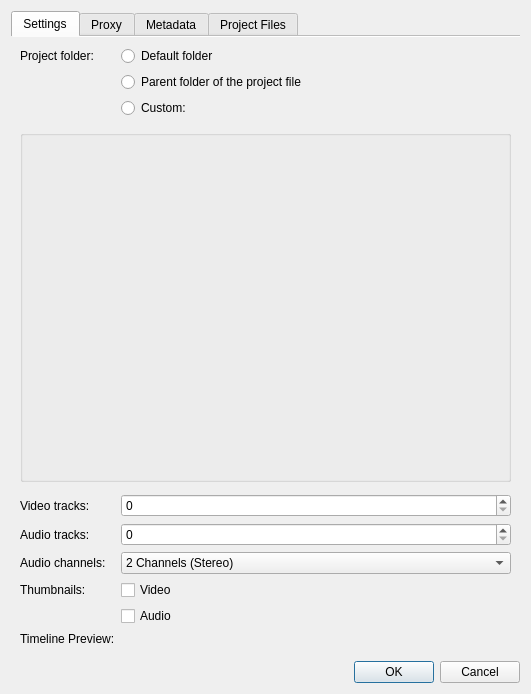
<?xml version="1.0" encoding="UTF-8"?>
<ui version="4.0">
 <author>
SPDX-FileCopyrightText: none
SPDX-License-Identifier: GPL-3.0-or-later
 </author>
 <class>ProjectSettings_UI</class>
 <widget class="QDialog" name="ProjectSettings_UI">
  <property name="windowTitle">
   <string>Project Settings</string>
  </property>
  <layout class="QGridLayout" name="gridLayout_3">
   <item row="2" column="0">
    <widget class="QDialogButtonBox" name="buttonBox">
     <property name="orientation">
      <enum>Qt::Horizontal</enum>
     </property>
     <property name="standardButtons">
      <set>QDialogButtonBox::Cancel|QDialogButtonBox::Ok</set>
     </property>
    </widget>
   </item>
   <item row="1" column="0">
    <widget class="QTabWidget" name="tabWidget">
     <property name="currentIndex">
      <number>0</number>
     </property>
     <property name="documentMode">
      <bool>true</bool>
     </property>
     <widget class="QWidget" name="tab">
      <attribute name="title">
       <string>Settings</string>
      </attribute>
      <layout class="QFormLayout" name="formLayout">
       <item row="2" column="0">
        <widget class="QLabel" name="label_4">
         <property name="toolTip">
          <string> Used to store proxy clips, thumbnails, previews</string>
         </property>
         <property name="whatsThis">
          <string> The project folder is the place where assets like proxy clips, thumbnails or previews get stored.</string>
         </property>
         <property name="text">
          <string>Project folder:</string>
         </property>
        </widget>
       </item>
       <item row="2" column="1">
        <widget class="QRadioButton" name="default_folder">
         <property name="text">
          <string>Default folder</string>
         </property>
        </widget>
       </item>
       <item row="3" column="1">
        <widget class="QRadioButton" name="same_folder">
         <property name="text">
          <string>Parent folder of the project file</string>
         </property>
        </widget>
       </item>
       <item row="4" column="1">
        <layout class="QHBoxLayout" name="horizontalLayout">
         <item>
          <widget class="QRadioButton" name="custom_folder">
           <property name="text">
            <string>Custom:</string>
           </property>
           <property name="autoExclusive">
            <bool>true</bool>
           </property>
          </widget>
         </item>
         <item>
          <widget class="KUrlRequester" name="project_folder">
           <property name="enabled">
            <bool>false</bool>
           </property>
          </widget>
         </item>
        </layout>
       </item>
       <item row="5" column="0" colspan="2">
        <widget class="KSeparator" name="kseparator_3"/>
       </item>
       <item row="6" column="0" colspan="2">
        <widget class="QGroupBox" name="profile_box">
         <property name="sizePolicy">
          <sizepolicy hsizetype="Preferred" vsizetype="MinimumExpanding">
           <horstretch>0</horstretch>
           <verstretch>0</verstretch>
          </sizepolicy>
         </property>
         <property name="flat">
          <bool>true</bool>
         </property>
        </widget>
       </item>
       <item row="9" column="0" colspan="2">
        <widget class="KSeparator" name="kseparator"/>
       </item>
       <item row="10" column="0">
        <widget class="QLabel" name="label_video_tracks">
         <property name="text">
          <string>Video tracks:</string>
         </property>
        </widget>
       </item>
       <item row="10" column="1">
        <widget class="QSpinBox" name="video_tracks"/>
       </item>
       <item row="11" column="0">
        <widget class="QLabel" name="label_audio_tracks">
         <property name="text">
          <string>Audio tracks:</string>
         </property>
        </widget>
       </item>
       <item row="11" column="1">
        <widget class="QSpinBox" name="audio_tracks"/>
       </item>
       <item row="15" column="0">
        <widget class="QLabel" name="label_audio_channels">
         <property name="text">
          <string>Audio channels:</string>
         </property>
        </widget>
       </item>
       <item row="15" column="1">
        <widget class="QComboBox" name="audio_channels">
         <property name="sizePolicy">
          <sizepolicy hsizetype="MinimumExpanding" vsizetype="Fixed">
           <horstretch>0</horstretch>
           <verstretch>0</verstretch>
          </sizepolicy>
         </property>
         <item>
          <property name="text">
           <string>2 Channels (Stereo)</string>
          </property>
         </item>
         <item>
          <property name="text">
           <string>4 Channels</string>
          </property>
         </item>
         <item>
          <property name="text">
           <string>6 Channels</string>
          </property>
         </item>
        </widget>
       </item>
       <item row="16" column="0">
        <widget class="QLabel" name="label_thumbnails">
         <property name="text">
          <string>Thumbnails:</string>
         </property>
        </widget>
       </item>
       <item row="16" column="1">
        <widget class="QCheckBox" name="video_thumbs">
         <property name="text">
          <string>Video</string>
         </property>
        </widget>
       </item>
       <item row="17" column="1">
        <widget class="QCheckBox" name="audio_thumbs">
         <property name="text">
          <string>Audio</string>
         </property>
        </widget>
       </item>
       <item row="21" column="0">
        <widget class="QLabel" name="label_25">
         <property name="sizePolicy">
          <sizepolicy hsizetype="Maximum" vsizetype="Preferred">
           <horstretch>0</horstretch>
           <verstretch>0</verstretch>
          </sizepolicy>
         </property>
         <property name="text">
          <string>Timeline Preview:</string>
         </property>
        </widget>
       </item>
       <item row="21" column="1">
        <layout class="QHBoxLayout" name="preview_profile_box"/>
       </item>
      </layout>
     </widget>
     <widget class="QWidget" name="tab_4">
      <attribute name="title">
       <string>Proxy</string>
      </attribute>
      <layout class="QVBoxLayout" name="verticalLayout">
       <item>
        <widget class="QGroupBox" name="proxy_box">
         <property name="title">
          <string>Proxy clips</string>
         </property>
         <property name="flat">
          <bool>true</bool>
         </property>
         <property name="checkable">
          <bool>true</bool>
         </property>
         <layout class="QFormLayout" name="formLayout_2">
          <property name="leftMargin">
           <number>0</number>
          </property>
          <property name="rightMargin">
           <number>0</number>
          </property>
          <property name="bottomMargin">
           <number>0</number>
          </property>
          <item row="1" column="0">
           <widget class="QCheckBox" name="generate_proxy">
            <property name="text">
             <string>Generate for videos larger than</string>
            </property>
           </widget>
          </item>
          <item row="1" column="1">
           <widget class="QSpinBox" name="proxy_minsize">
            <property name="suffix">
             <string>pixels</string>
            </property>
            <property name="maximum">
             <number>10000</number>
            </property>
            <property name="value">
             <number>1000</number>
            </property>
           </widget>
          </item>
          <item row="3" column="0">
           <widget class="QLabel" name="label_24">
            <property name="sizePolicy">
             <sizepolicy hsizetype="Maximum" vsizetype="Preferred">
              <horstretch>0</horstretch>
              <verstretch>0</verstretch>
             </sizepolicy>
            </property>
            <property name="text">
             <string>Encoding profile:</string>
            </property>
           </widget>
          </item>
          <item row="3" column="1">
           <layout class="QHBoxLayout" name="horizontalLayout_2">
            <item>
             <widget class="KComboBox" name="proxy_profile">
              <property name="sizePolicy">
               <sizepolicy hsizetype="MinimumExpanding" vsizetype="Fixed">
                <horstretch>0</horstretch>
                <verstretch>0</verstretch>
               </sizepolicy>
              </property>
             </widget>
            </item>
            <item>
             <widget class="QToolButton" name="checkProxy">
              <property name="text">
               <string>...</string>
              </property>
             </widget>
            </item>
            <item>
             <widget class="QToolButton" name="proxy_showprofileinfo">
              <property name="text">
               <string>...</string>
              </property>
              <property name="checkable">
               <bool>true</bool>
              </property>
             </widget>
            </item>
            <item>
             <widget class="QToolButton" name="proxy_manageprofile">
              <property name="text">
               <string>...</string>
              </property>
             </widget>
            </item>
           </layout>
          </item>
          <item row="4" column="1">
           <widget class="QPlainTextEdit" name="proxyparams">
            <property name="sizePolicy">
             <sizepolicy hsizetype="Expanding" vsizetype="Maximum">
              <horstretch>0</horstretch>
              <verstretch>0</verstretch>
             </sizepolicy>
            </property>
            <property name="readOnly">
             <bool>true</bool>
            </property>
           </widget>
          </item>
          <item row="7" column="0">
           <widget class="QCheckBox" name="generate_imageproxy">
            <property name="text">
             <string>Generate for images larger than</string>
            </property>
           </widget>
          </item>
          <item row="7" column="1">
           <widget class="QSpinBox" name="proxy_imageminsize">
            <property name="suffix">
             <string>pixels</string>
            </property>
            <property name="minimum">
             <number>500</number>
            </property>
            <property name="maximum">
             <number>100000</number>
            </property>
            <property name="value">
             <number>2000</number>
            </property>
           </widget>
          </item>
          <item row="8" column="0">
           <widget class="QLabel" name="image_label">
            <property name="enabled">
             <bool>false</bool>
            </property>
            <property name="text">
             <string>Proxy image size</string>
            </property>
           </widget>
          </item>
          <item row="8" column="1">
           <widget class="QSpinBox" name="proxy_imagesize">
            <property name="enabled">
             <bool>false</bool>
            </property>
            <property name="suffix">
             <string>pixels</string>
            </property>
            <property name="minimum">
             <number>200</number>
            </property>
            <property name="maximum">
             <number>100000</number>
            </property>
            <property name="value">
             <number>800</number>
            </property>
           </widget>
          </item>
          <item row="14" column="1">
           <layout class="QFormLayout" name="formLayout_3">
            <property name="rowWrapPolicy">
             <enum>QFormLayout::DontWrapRows</enum>
            </property>
            <item row="5" column="1">
             <widget class="QLineEdit" name="le_suffix_proxy">
              <property name="frame">
               <bool>false</bool>
              </property>
              <property name="readOnly">
               <bool>true</bool>
              </property>
             </widget>
            </item>
            <item row="5" column="0">
             <widget class="QLabel" name="l_suffix_proxy">
              <property name="text">
               <string>Suffix of proxy:</string>
              </property>
             </widget>
            </item>
            <item row="4" column="1">
             <widget class="QLineEdit" name="le_prefix_proxy">
              <property name="frame">
               <bool>false</bool>
              </property>
              <property name="readOnly">
               <bool>true</bool>
              </property>
             </widget>
            </item>
            <item row="4" column="0">
             <widget class="QLabel" name="l_prefix_proxy">
              <property name="text">
               <string>Prefix of proxy:</string>
              </property>
             </widget>
            </item>
            <item row="3" column="1">
             <widget class="QLineEdit" name="le_relPathProxyToOrig">
              <property name="frame">
               <bool>false</bool>
              </property>
              <property name="readOnly">
               <bool>true</bool>
              </property>
             </widget>
            </item>
            <item row="3" column="0">
             <widget class="QLabel" name="l_relPathProxyToOrig">
              <property name="text">
               <string>Relative path from proxy to clip:</string>
              </property>
             </widget>
            </item>
            <item row="2" column="1">
             <widget class="QLineEdit" name="le_suffix_clip">
              <property name="frame">
               <bool>false</bool>
              </property>
              <property name="readOnly">
               <bool>true</bool>
              </property>
             </widget>
            </item>
            <item row="2" column="0">
             <widget class="QLabel" name="l_suffix_clip">
              <property name="text">
               <string>Suffix of clip:</string>
              </property>
             </widget>
            </item>
            <item row="1" column="1">
             <widget class="QLineEdit" name="le_prefix_clip">
              <property name="frame">
               <bool>false</bool>
              </property>
              <property name="readOnly">
               <bool>true</bool>
              </property>
             </widget>
            </item>
            <item row="1" column="0">
             <widget class="QLabel" name="l_prefix_clip">
              <property name="text">
               <string>Prefix of clip:</string>
              </property>
             </widget>
            </item>
            <item row="0" column="0">
             <widget class="QLabel" name="l_relPathOrigToProxy">
              <property name="text">
               <string>Relative path from clip to proxy:</string>
              </property>
             </widget>
            </item>
            <item row="0" column="1">
             <widget class="QLineEdit" name="le_relPathOrigToProxy">
              <property name="focusPolicy">
               <enum>Qt::NoFocus</enum>
              </property>
              <property name="frame">
               <bool>false</bool>
              </property>
              <property name="readOnly">
               <bool>true</bool>
              </property>
             </widget>
            </item>
           </layout>
          </item>
          <item row="12" column="1">
           <widget class="QComboBox" name="external_proxy_profile"/>
          </item>
          <item row="11" column="1">
           <widget class="QCheckBox" name="external_proxy">
            <property name="text">
             <string>Enable</string>
            </property>
           </widget>
          </item>
          <item row="11" column="0">
           <widget class="QLabel" name="label">
            <property name="text">
             <string>External proxy clips:</string>
            </property>
           </widget>
          </item>
          <item row="6" column="0" colspan="2">
           <widget class="KSeparator" name="kseparator_2"/>
          </item>
          <item row="10" column="0" colspan="2">
           <widget class="KSeparator" name="kseparator_4"/>
          </item>
          <item row="2" column="1">
           <widget class="QSpinBox" name="proxy_resize">
            <property name="suffix">
             <string>pixels</string>
            </property>
            <property name="minimum">
             <number>200</number>
            </property>
            <property name="maximum">
             <number>100000</number>
            </property>
           </widget>
          </item>
          <item row="2" column="0">
           <widget class="QLabel" name="label_3">
            <property name="text">
             <string>Proxy video resize (width)</string>
            </property>
           </widget>
          </item>
          <item row="0" column="0" colspan="2">
           <widget class="KSeparator" name="kseparator_5"/>
          </item>
         </layout>
        </widget>
       </item>
      </layout>
     </widget>
     <widget class="QWidget" name="tab_3">
      <attribute name="title">
       <string>Metadata</string>
      </attribute>
      <layout class="QGridLayout" name="gridLayout_6">
       <item row="0" column="0">
        <widget class="QTreeWidget" name="metadata_list">
         <property name="alternatingRowColors">
          <bool>true</bool>
         </property>
         <property name="rootIsDecorated">
          <bool>false</bool>
         </property>
         <property name="allColumnsShowFocus">
          <bool>true</bool>
         </property>
         <property name="columnCount">
          <number>2</number>
         </property>
         <attribute name="headerVisible">
          <bool>false</bool>
         </attribute>
         <column>
          <property name="text">
           <string>1</string>
          </property>
         </column>
         <column>
          <property name="text">
           <string>2</string>
          </property>
         </column>
        </widget>
       </item>
       <item row="1" column="0">
        <layout class="QHBoxLayout" name="horizontalLayout_3">
         <item>
          <widget class="QToolButton" name="add_metadata">
           <property name="text">
            <string>...</string>
           </property>
          </widget>
         </item>
         <item>
          <widget class="QToolButton" name="delete_metadata">
           <property name="text">
            <string>...</string>
           </property>
          </widget>
         </item>
         <item>
          <spacer name="horizontalSpacer_3">
           <property name="orientation">
            <enum>Qt::Horizontal</enum>
           </property>
           <property name="sizeHint" stdset="0">
            <size>
             <width>40</width>
             <height>20</height>
            </size>
           </property>
          </spacer>
         </item>
        </layout>
       </item>
      </layout>
     </widget>
     <widget class="QWidget" name="tab_2">
      <attribute name="title">
       <string>Project Files</string>
      </attribute>
      <layout class="QGridLayout" name="gridLayout_4">
       <item row="4" column="0">
        <widget class="QLabel" name="label_fonts">
         <property name="text">
          <string>Fonts</string>
         </property>
        </widget>
       </item>
       <item row="5" column="0" colspan="5">
        <widget class="QListWidget" name="fonts_list">
         <property name="alternatingRowColors">
          <bool>true</bool>
         </property>
        </widget>
       </item>
       <item row="3" column="0" colspan="5">
        <widget class="QTreeWidget" name="files_list">
         <property name="alternatingRowColors">
          <bool>true</bool>
         </property>
         <property name="rootIsDecorated">
          <bool>false</bool>
         </property>
         <property name="itemsExpandable">
          <bool>false</bool>
         </property>
         <property name="headerHidden">
          <bool>true</bool>
         </property>
         <property name="expandsOnDoubleClick">
          <bool>false</bool>
         </property>
         <column>
          <property name="text">
           <string notr="true">1</string>
          </property>
         </column>
        </widget>
       </item>
       <item row="2" column="3" colspan="2">
        <widget class="KTreeWidgetSearchLine" name="list_search"/>
       </item>
       <item row="1" column="3">
        <widget class="QLabel" name="unused_size">
         <property name="text">
          <string/>
         </property>
        </widget>
       </item>
       <item row="0" column="3">
        <widget class="QLabel" name="used_size">
         <property name="text">
          <string/>
         </property>
        </widget>
       </item>
       <item row="2" column="0">
        <widget class="QLabel" name="label_13">
         <property name="text">
          <string>Project files:</string>
         </property>
        </widget>
       </item>
       <item row="6" column="0" colspan="2">
        <widget class="QPushButton" name="button_export">
         <property name="text">
          <string>Plain Text Export...</string>
         </property>
        </widget>
       </item>
       <item row="2" column="2">
        <widget class="QLabel" name="files_count">
         <property name="text">
          <string/>
         </property>
        </widget>
       </item>
       <item row="0" column="2">
        <widget class="QLabel" name="used_count">
         <property name="text">
          <string/>
         </property>
        </widget>
       </item>
       <item row="1" column="0">
        <widget class="QLabel" name="label_6">
         <property name="text">
          <string>Unused clips:</string>
         </property>
        </widget>
       </item>
       <item row="1" column="4">
        <widget class="QPushButton" name="delete_unused">
         <property name="text">
          <string>Delete files</string>
         </property>
        </widget>
       </item>
       <item row="0" column="0" colspan="2">
        <widget class="QLabel" name="label_12">
         <property name="text">
          <string>Clips used in project:</string>
         </property>
        </widget>
       </item>
       <item row="1" column="2">
        <widget class="QLabel" name="unused_count">
         <property name="text">
          <string/>
         </property>
        </widget>
       </item>
       <item row="7" column="0" colspan="5">
        <widget class="KMessageWidget" name="file_message"/>
       </item>
      </layout>
     </widget>
    </widget>
   </item>
  </layout>
 </widget>
 <customwidgets>
  <customwidget>
   <class>KComboBox</class>
   <extends>QComboBox</extends>
   <header>kcombobox.h</header>
  </customwidget>
  <customwidget>
   <class>KUrlRequester</class>
   <extends>QWidget</extends>
   <header>kurlrequester.h</header>
   <container>1</container>
  </customwidget>
  <customwidget>
   <class>KTreeWidgetSearchLine</class>
   <extends>QLineEdit</extends>
   <header>ktreewidgetsearchline.h</header>
  </customwidget>
  <customwidget>
   <class>KMessageWidget</class>
   <extends>QFrame</extends>
   <header>kmessagewidget.h</header>
  </customwidget>
  <customwidget>
   <class>KSeparator</class>
   <extends>QFrame</extends>
   <header>kseparator.h</header>
  </customwidget>
 </customwidgets>
 <tabstops>
  <tabstop>project_folder</tabstop>
  <tabstop>generate_proxy</tabstop>
  <tabstop>metadata_list</tabstop>
  <tabstop>add_metadata</tabstop>
  <tabstop>delete_metadata</tabstop>
  <tabstop>delete_unused</tabstop>
  <tabstop>list_search</tabstop>
  <tabstop>files_list</tabstop>
  <tabstop>fonts_list</tabstop>
  <tabstop>button_export</tabstop>
 </tabstops>
 <resources/>
 <connections>
  <connection>
   <sender>buttonBox</sender>
   <signal>accepted()</signal>
   <receiver>ProjectSettings_UI</receiver>
   <slot>accept()</slot>
   <hints>
    <hint type="sourcelabel">
     <x>248</x>
     <y>254</y>
    </hint>
    <hint type="destinationlabel">
     <x>157</x>
     <y>274</y>
    </hint>
   </hints>
  </connection>
  <connection>
   <sender>buttonBox</sender>
   <signal>rejected()</signal>
   <receiver>ProjectSettings_UI</receiver>
   <slot>reject()</slot>
   <hints>
    <hint type="sourcelabel">
     <x>316</x>
     <y>260</y>
    </hint>
    <hint type="destinationlabel">
     <x>286</x>
     <y>274</y>
    </hint>
   </hints>
  </connection>
  <connection>
   <sender>custom_folder</sender>
   <signal>toggled(bool)</signal>
   <receiver>project_folder</receiver>
   <slot>setEnabled(bool)</slot>
   <hints>
    <hint type="sourcelabel">
     <x>155</x>
     <y>145</y>
    </hint>
    <hint type="destinationlabel">
     <x>395</x>
     <y>145</y>
    </hint>
   </hints>
  </connection>
 </connections>
</ui>
